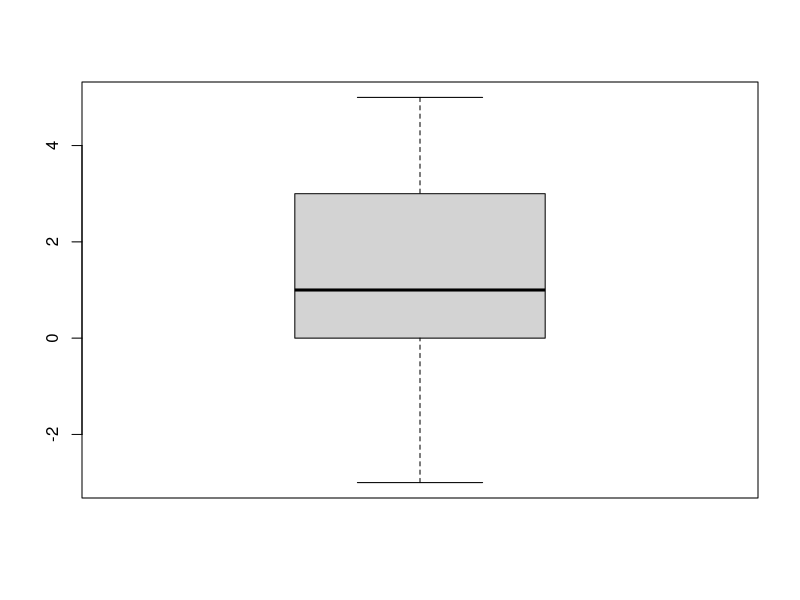
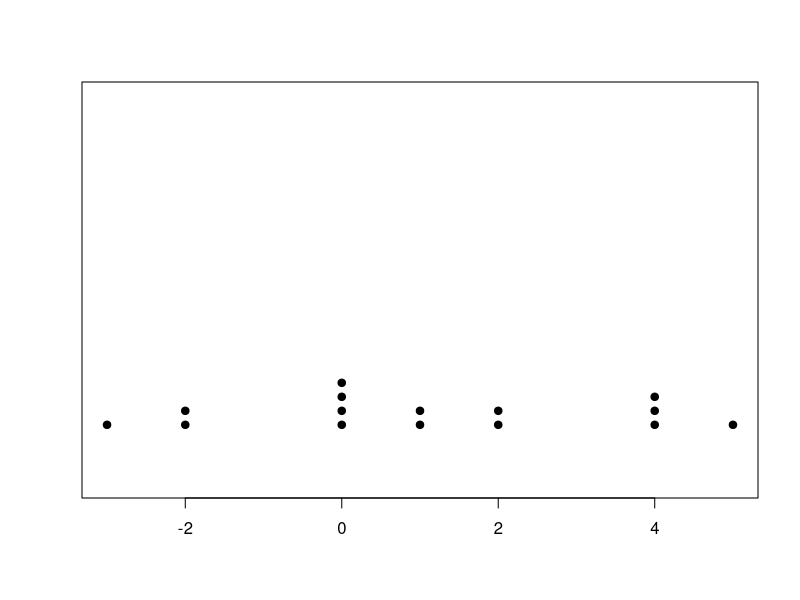

Generate these figures, in order, with R:
## ---- chunk 1
t_score=(70.42-72)/(9.95/sqrt(57))
## ---- chunk 2
2*pt(t_score,df=56)
## ---- chunk 3
t_score=(76.9-72)/(11.6/sqrt(35))
## ---- chunk 4
2*pt(t_score,df=34,lower.tail = F)
## ---- chunk 5
bean_d=c(4,4,5,1,-2,0,2,4,-3,0,0,0,-2,2,1)
## ---- chunk 6
boxplot(bean_d)
stripchart(bean_d, method = "stack", offset = .7, at = .3, pch = 19)
## ---- chunk 7
t.test(bean_d,alternative="greater",paired = F,var.equal = F,conf.level = 0.95)
## ---- chunk 8
t.test(bean_d,alternative="greater",paired = F,var.equal = F,conf.level = 0.9)
## ---- chunk 9
t_score=(7.66-6.81-0)/sqrt(((1.34^2)/25)+((1.73^2)/148))
## ---- chunk 10
2*pt(t_score, df =38, lower.tail = FALSE)
## ---- chunk 11
sp=sqrt((24*(1.34^2)+147*(1.73^2))/(25+148-2))
t_score=(7.66-6.81-0)/(sp*sqrt((1/25)+(1/148)))
t_score
## ---- chunk 12
2*pt(t_score, df =25+148-2, lower.tail = FALSE)
## ---- chunk 13
1.48/sqrt(30)
## ---- chunk 14
abs(-2.33*sqrt(1/40+1/50))
